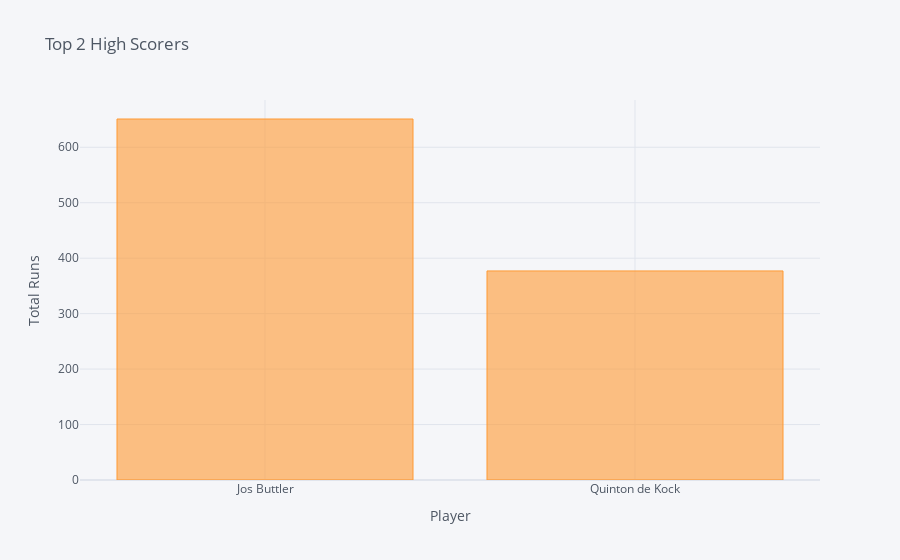

The notebook cell this image was saved under:
### Code cell
import cufflinks as cf
import plotly.offline as pyo
import pandas as pd

cf.go_offline()
count_df.columns = ['Top Scorer', 'Total Highscore']
count_df.iplot(kind='bar', x='Top Scorer', y='Total Highscore', title='Top 2 High Scorers', xTitle='Player', yTitle='Total Runs')

### Figure 1 — Plotly figure (JSON) as saved in the notebook; plotly's stock layout.template omitted (floating-point values rounded to 4 significant figures)
{"data": [{"marker": {"color": "rgba(255, 153, 51, 0.6)", "line": {"color": "rgba(255, 153, 51, 1.0)", "width": 1}}, "name": "Total Highscore", "orientation": "v", "text": "", "type": "bar", "x": ["Jos Buttler", "Quinton de Kock"], "y": [651, 377]}], "layout": {"autosize": true, "legend": {"bgcolor": "#F5F6F9", "font": {"color": "#4D5663"}}, "paper_bgcolor": "#F5F6F9", "plot_bgcolor": "#F5F6F9", "title": {"font": {"color": "#4D5663"}, "text": "Top 2 High Scorers"}, "xaxis": {"autorange": true, "gridcolor": "#E1E5ED", "range": [-0.5, 1.5], "showgrid": true, "tickfont": {"color": "#4D5663"}, "title": {"font": {"color": "#4D5663"}, "text": "Player"}, "type": "category", "zerolinecolor": "#E1E5ED"}, "yaxis": {"autorange": true, "gridcolor": "#E1E5ED", "range": [0, 685.3], "showgrid": true, "tickfont": {"color": "#4D5663"}, "title": {"font": {"color": "#4D5663"}, "text": "Total Runs"}, "type": "linear", "zerolinecolor": "#E1E5ED"}}}
